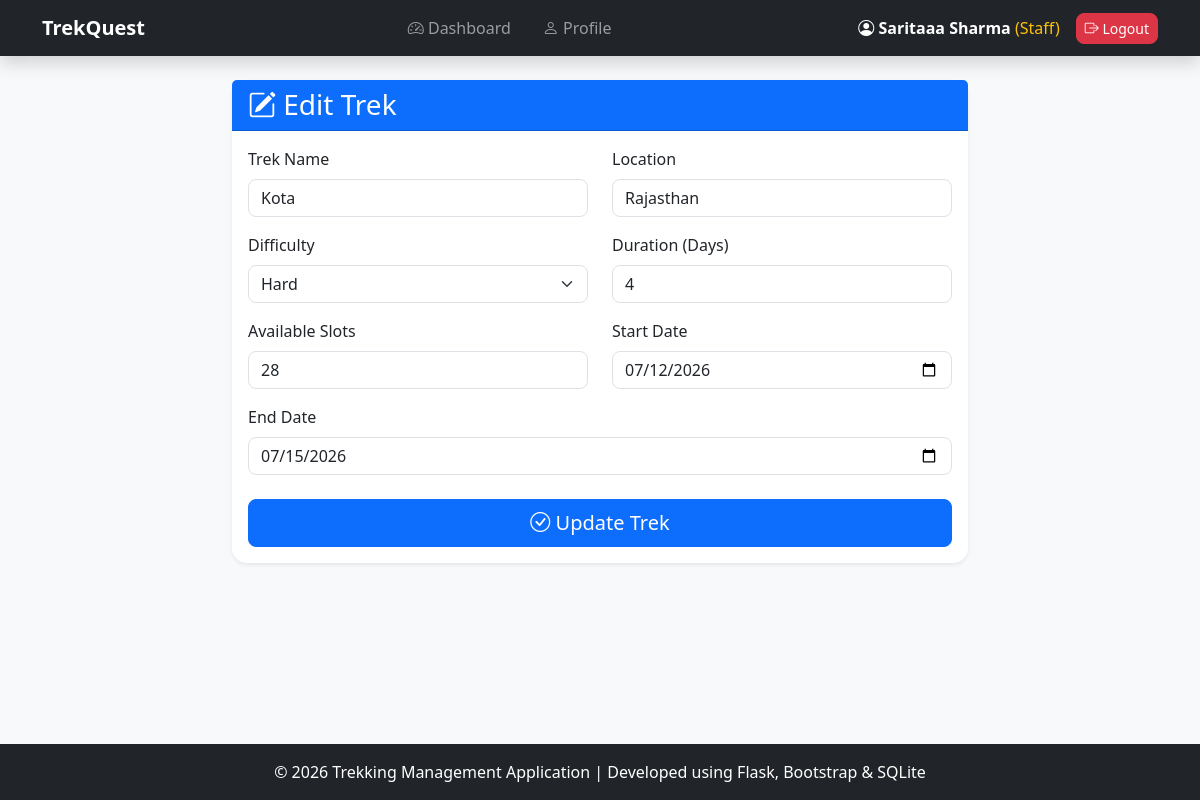
Screenshot of /edit-trek/2 (signed in) with the database file from the repository.
### models.py (models this page shows, shortened)
class User(UserMixin, db.Model):
    __tablename__ = "users"
    id = db.Column(
        db.Integer,
        primary_key=True
    )
    name = db.Column(
        db.String(100),
        nullable=False
    )
    email = db.Column(
        db.String(100),
        unique=True,
        nullable=False
    )
    password = db.Column(
        db.String(200),
        nullable=False
    )
    role = db.Column(
        db.String(20),
        nullable=False
    )
    status = db.Column(
        db.String(20),
        default="active"
    )

class Trek(db.Model):
    __tablename__ = "treks"
    id = db.Column(
        db.Integer,
        primary_key=True
    )
    name = db.Column(
        db.String(100),
        nullable=False
    )
    location = db.Column(
        db.String(100)
    )
    difficulty = db.Column(
        db.String(50)
    )
    duration = db.Column(
        db.Integer
    )
    available_slots = db.Column(
        db.Integer
    )
    start_date = db.Column(
        db.String(50)
    )
    end_date = db.Column(
        db.String(50)
    )
    status = db.Column(
        db.String(50),
        default="Open"
    )
    staff_id = db.Column(
        db.Integer,
        db.ForeignKey("users.id")
    )
    staff = db.relationship(
    "User",
    foreign_keys=[staff_id]
    )

### app.py (the view, shortened to what this page needs)
@app.route("/edit-trek/<int:trek_id>", methods=["GET", "POST"])
@login_required
def edit_trek(trek_id):
    trek = Trek.query.get_or_404(trek_id)
    return render_template(
        "edit_trek.html",
        trek=trek
    )

### app.py (called while the page is built)
@login_manager.user_loader
def load_user(user_id):
    return User.query.get(
        int(user_id)
    )

### templates/edit_trek.html (shortened to what this page needs)
{% extends "base.html" %}
{% block content %}
<div class="container mb-5">
    <div class="row justify-content-center">
        <div class="col-lg-8">
            <div class="card shadow-sm border-0">
                <div class="card-header bg-primary text-white">
                    <h3 class="mb-0">
                        <i class="bi bi-pencil-square"></i>
                        Edit Trek
                    </h3>
                </div>
                <div class="card-body">
                    <form method="POST">
                        <div class="row">
                            <div class="col-md-6 mb-3">
                                <label class="form-label">
                                    Trek Name
                                </label>
                                <input
                                    type="text"
                                    name="name"
                                    class="form-control"
                                    value="{{ trek.name }}"
                                    required>
                            </div>
                            <div class="col-md-6 mb-3">
                                <label class="form-label">
                                    Location
                                </label>
                                <input
                                    type="text"
                                    name="location"
                                    class="form-control"
                                    value="{{ trek.location }}"
                                    required>
                            </div>
                        </div>
                        <div class="row">
                            <div class="col-md-6 mb-3">
                                <label class="form-label">
                                    Difficulty
                                </label>
                                <select
                                    name="difficulty"
                                    class="form-select">
                                    <option value="Hard"
                                    {% if trek.difficulty=="Hard" %}selected{% endif %}>
                                        Hard
                                    </option>
                                </select>
                            </div>
                            <div class="col-md-6 mb-3">
                                <label class="form-label">
                                    Duration (Days)
                                </label>
                                <input
                                    type="number"
                                    name="duration"
                                    class="form-control"
                                    value="{{ trek.duration }}"
                                    required>
                            </div>
                        </div>
                        <div class="row">
                            <div class="col-md-6 mb-3">
                                <label class="form-label">
                                    Available Slots
                                </label>
                                <input
                                    type="number"
                                    name="slots"
                                    class="form-control"
                                    value="{{ trek.available_slots }}"
                                    required>
                            </div>
                            <div class="col-md-6 mb-3">
                                <label class="form-label">
                                    Start Date
                                </label>
                                <input
                                    type="date"
                                    name="start_date"
                                    class="form-control"
                                    value="{{ trek.start_date }}"
                                    required>
                            </div>
                        </div>
                        <div class="mb-4">
                            <label class="form-label">
                                End Date
                            </label>
                            <input
                                type="date"
                                name="end_date"
                                class="form-control"
                                value="{{ trek.end_date }}"
                                required>
                        </div>
                        <div class="d-grid">
                            <button
                                class="btn btn-primary btn-lg">
                                <i class="bi bi-check-circle"></i>
                                Update Trek
                            </button>
                        </div>
                    </form>
                </div>
            </div>
        </div>
    </div>
</div>
{% endblock %}

### templates/base.html (shortened to what this page needs)
<!DOCTYPE html>
<html lang="en">
<head>
    <link href="https://cdn.jsdelivr.net/npm/bootstrap@5.3.3/dist/css/bootstrap.min.css" rel="stylesheet">
    <link rel="stylesheet" href="https://cdn.jsdelivr.net/npm/bootstrap-icons@1.11.3/font/bootstrap-icons.min.css">
</head>
<body class="d-flex flex-column min-vh-100">
    {% if request.endpoint != "home" %}
    <nav class="navbar navbar-expand-lg navbar-dark bg-dark shadow">
        {% endif %}
        <div class="container">
            {% if current_user.is_authenticated %}
            <a class="navbar-brand fw-bold" href="/">TrekQuest</a>
            <div class="collapse navbar-collapse" id="navbarMenu">
                <ul class="navbar-nav mx-auto gap-3">
                    {% if current_user.role=="admin" %}
                    <li class="nav-item">
                        <a class="nav-link" href="{{ url_for('admin_dashboard') }}">
                            <i class="bi bi-speedometer2"></i> Dashboard
                        </a>
                    </li>
                    <li class="nav-item">
                        <a class="nav-link" href="{{ url_for('view_treks') }}">
                            <i class="bi bi-map"></i> Treks
                        </a>
                    </li>
                    <li class="nav-item">
                        <a class="nav-link" href="{{ url_for('add_trek') }}">
                            <i class="bi bi-plus-circle"></i> Add Trek
                        </a>
                    </li>
                    <li class="nav-item">
                        <a class="nav-link" href="{{ url_for('manage_staff') }}">
                            <i class="bi bi-person-badge"></i> Staff
                        </a>
                    </li>
                    <li class="nav-item">
                        <a class="nav-link" href="{{ url_for('manage_users') }}">
                            <i class="bi bi-people"></i> Users
                        </a>
                    </li>
                    <li class="nav-item">
                        <a class="nav-link" href="{{ url_for('view_bookings') }}">
                            <i class="bi bi-journal-bookmark"></i> Bookings
                        </a>
                    </li>
                    {% elif current_user.role=="staff" %}
                    <li class="nav-item">
                        <a class="nav-link" href="{{ url_for('staff_dashboard') }}">
                            <i class="bi bi-speedometer2"></i> Dashboard
                        </a>
                    </li>
                    <li class="nav-item">
                        <a class="nav-link" href="{{ url_for('edit_profile') }}">
                            <i class="bi bi-person"></i> Profile
                        </a>
                    </li>
                    {% endif %}
                </ul>
                <div class="d-flex align-items-center">
                    <span class="text-white me-3">
                        <i class="bi bi-person-circle"></i>
                        <strong>{{ current_user.name }}</strong>
                        <span class="text-warning">
                            ({{ current_user.role|capitalize }})
                        </span>
                    </span>
                    <a href="{{ url_for('logout') }}" class="btn btn-danger btn-sm">
                        <i class="bi bi-box-arrow-right"></i>
                        Logout
                    </a>
                </div>
            </div>
            {% endif %}
        </div>
    </nav>
    <main class="flex-grow-1">
        <div class="m-4">
            {% block content %}
            {% endblock %}
        </div>
    </main>
    {% if request.endpoint != "home" %}
    <footer class="bg-dark text-white text-center py-3 mt-auto">
        © 2026 Trekking Management Application |
        Developed using Flask, Bootstrap & SQLite
    </footer>
    {% endif %}
</body>
</html>

### rows the page displays
User: name "Saritaaa Sharma", role "Staff"
Trek: name "Kota", location "Rajasthan", difficulty "Hard", duration "4", slots "28", start_date "07/12/2026", end_date "07/15/2026"
